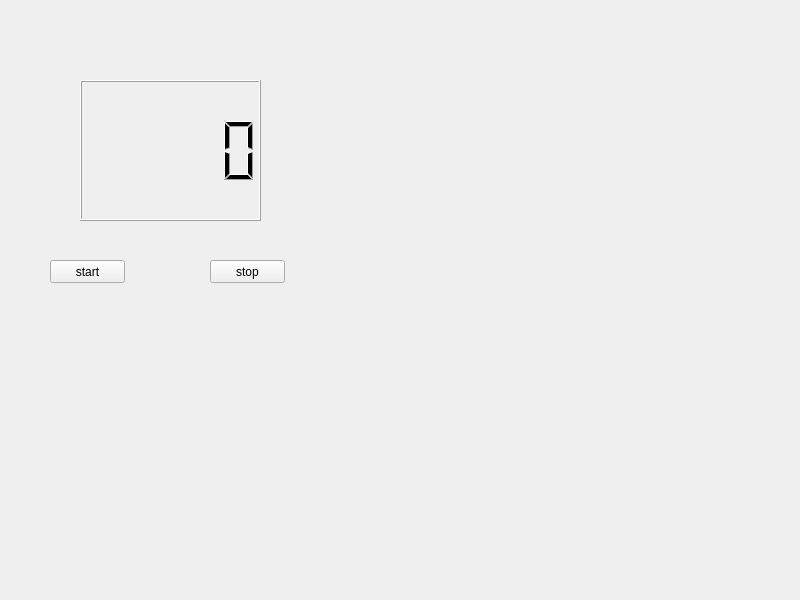
<?xml version="1.0" encoding="UTF-8"?>
<ui version="4.0">
 <class>Widget</class>
 <widget class="QWidget" name="Widget">
  <property name="geometry">
   <rect>
    <x>0</x>
    <y>0</y>
    <width>800</width>
    <height>600</height>
   </rect>
  </property>
  <property name="windowTitle">
   <string>Widget</string>
  </property>
  <widget class="QLCDNumber" name="lcdNumber">
   <property name="geometry">
    <rect>
     <x>80</x>
     <y>80</y>
     <width>181</width>
     <height>141</height>
    </rect>
   </property>
  </widget>
  <widget class="QPushButton" name="pushButtonstart">
   <property name="geometry">
    <rect>
     <x>50</x>
     <y>260</y>
     <width>75</width>
     <height>23</height>
    </rect>
   </property>
   <property name="text">
    <string>start</string>
   </property>
  </widget>
  <widget class="QPushButton" name="pushButtonstop">
   <property name="geometry">
    <rect>
     <x>210</x>
     <y>260</y>
     <width>75</width>
     <height>23</height>
    </rect>
   </property>
   <property name="text">
    <string>stop</string>
   </property>
  </widget>
 </widget>
 <resources/>
 <connections/>
</ui>
